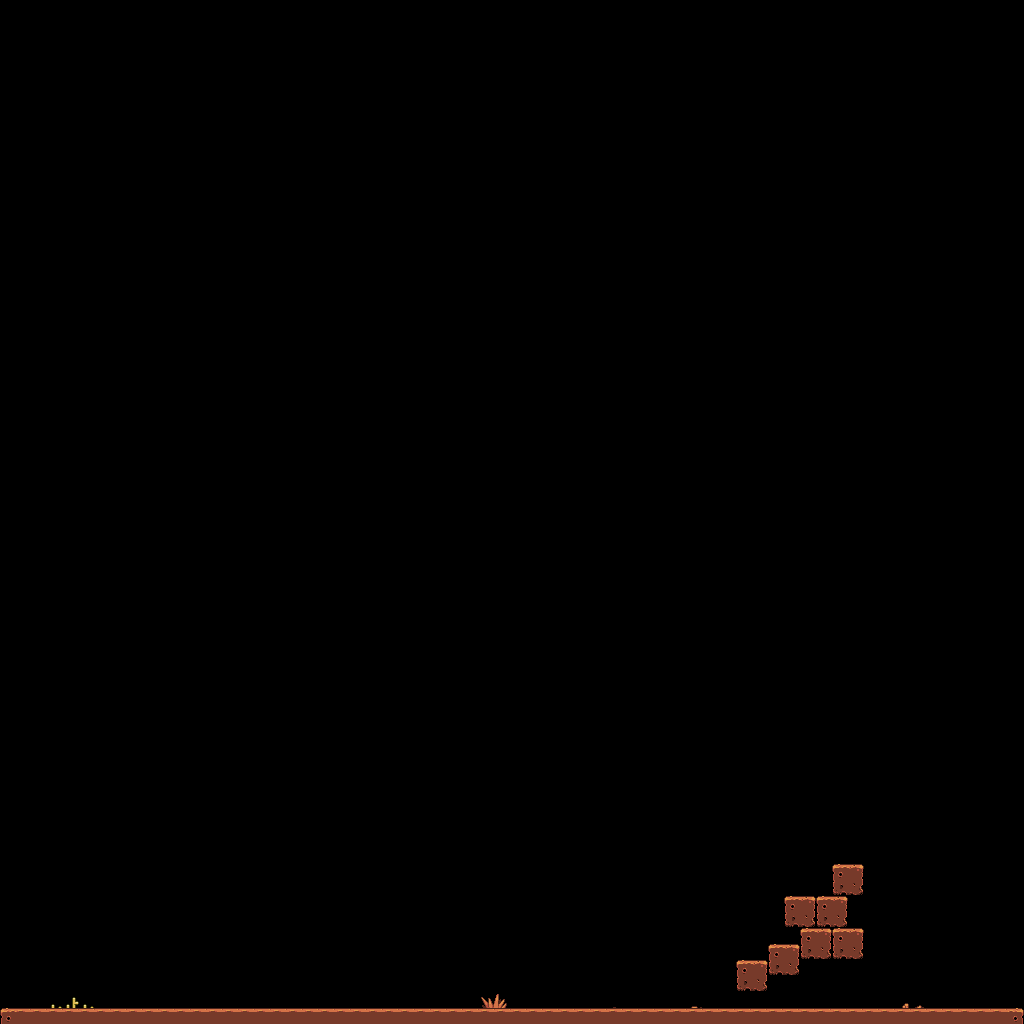

Below is a game level as drawn by its tile map, then a one-line description and the .tmx that defines it (tile-layer data replaced by summaries):
An orthogonal 64x64 tile map with 16x16 px tiles, 1 tile layer (Tile Layer 1).

<map version="1.0" orientation="orthogonal" width="64" height="64" tilewidth="16" tileheight="16">
 <tileset firstgid="1" name="tiles-1" tilewidth="16" tileheight="16">
  <image source="tiles-1.png" width="272" height="64" />
 </tileset>
 <layer name="Tile Layer 1" width="64" height="64">
  <data>[4096 cells, 101 non-empty, 14 distinct tile ids]</data>
 </layer>
</map>
